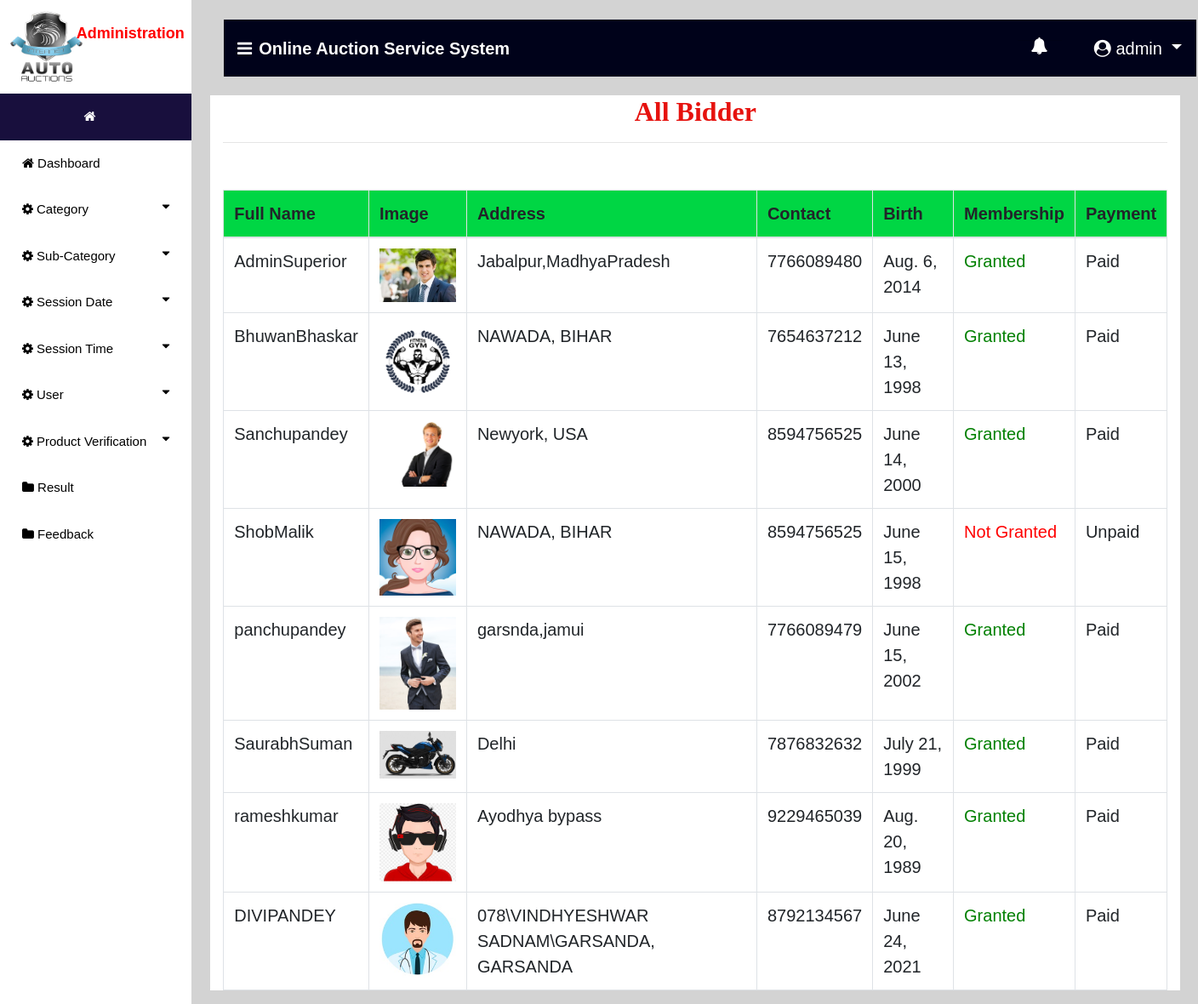
The page /bidder_user (signed in) on the database its author committed.
### auction/models.py (models this page shows, shortened)
class Bidder(models.Model):
    user = models.ForeignKey(User,on_delete=models.CASCADE,null=True)
    dob = models.DateField(null=True)
    address = models.CharField(max_length=100,null=True)
    contact = models.CharField(max_length=10,null=True)
    image = models.FileField(null=True)
    membership = models.ForeignKey(Member_fee,on_delete=models.CASCADE,null=True)

class Member_fee(models.Model):
    fee = models.CharField(max_length=20,null=True)
    def __str__(self):
        return self.fee

### auction/views.py (the view)
# urls.py: path('bidder_user', Bidder_User,name="bidder_user"),
def Bidder_User(request):
    if not request.user.is_staff:
        return redirect('login_user')
    user1 = User.objects.get(id=request.user.id)
    pro=""
    try:
        pro = Bidder.objects.get(user=user1)
        if pro:
            error="pat"
    except:
        pro = Auction_User.objects.get(user=user1)
    error = False
    st = Status.objects.get(status = "pending")
    prod = Bidder.objects.all()
    d = {'error':error,'pro':pro,'data':pro,'prod':prod}
    return render(request, 'new_user.html',d)

### auction/templates/new_user.html (shortened to what this page needs)
{% extends 'navigation3.html' %}
{% block body1 %}
 <div class="container" style="background:white">
<center><h2 style = "font-family : 'Monotype Corsiva' ; color : #E6120E ; font-weight : bold;margin-top:2%">All Bidder</h2></center><hr>
<table class="table table-bordered" id="myTable">
  <thead>
  <tr>
    <th>Full Name</th>
    <th>Image</th>
    <th>Address</th>
    <th>Contact</th>
    <th>Birth</th>
    <th>Membership</th>
    <th>Payment</th>
  </tr>
  </thead>
   <tbody>
{% for i in prod %}
  <tr>
    <td>{{i.user.first_name}}{{i.user.last_name}}</td>
    <td><img src="{{i.image.url}}" style="width:90px"> </td>
    <td>{{i.address}}</td>
    <td>{{i.contact}}</td>
    <td>{{i.dob}}</td>
    {% if i.membership.fee == "Paid" %}
    <td style="color:green">Granted</td>
    {% else %}
    <td style="color:red">Not Granted</td>
    {% endif %}
    <td>{{i.membership}}</td>
  </tr>
{% endfor %}
    </tbody>
</table>
 </div>
{% endblock %}

### auction/templates/navigation3.html (shortened to what this page needs)
{% extends 'navigation2.html' %}
{% block body %}
<nav class="navbar navbar-expand-lg navbar-light" style="margin-left:2%;margin-top:2%;width:99%;background-color:#00021a">
  <a class="navbar-brand" href="#" style="color:white;font-weight:bold"><i class="fa fa-bars" style="margin-right:8px"></i>Online Auction Service System</a>
  {% if request.user.is_staff %}
     <div class="collapse navbar-collapse nav justify-content-end" id="navbarNavDropdown">
      <li class="nav-item dropdown" style="margin-right:3%;color:white;margin-left:600px">
        <a class="nav-link dropdown" style="margin-left:5%;color:white" href="#" id="navbarDropdown" role="button" data-toggle="dropdown" aria-haspopup="true">
          <i class="fa fa-bell" style="top:0;padding-bottom:10px">{{count}}</i>
        </a>
        <hr>
      </li>
  </div>
     {% endif %}
  <div class="collapse navbar-collapse nav justify-content-end" id="navbarNavDropdown">
      <li class="nav-item dropdown" style="margin-right:3%;color:white">
        <a class="nav-link dropdown-toggle" style="color:white;margin-left:5%" href="#" id="navbarDropdown" role="button" data-toggle="dropdown" aria-haspopup="true" aria-expanded="false">
          <i class="fa fa-user-circle"></i> {{request.user.username}}
        </a>
      </li>
  </div>
 </nav>
{% block body1 %}
{% endblock %}
{% endblock %}

### auction/templates/navigation2.html (shortened to what this page needs)
<!DOCTYPE html>
{% load static %}
<html>
<head>
<link rel="stylesheet" href="https://cdnjs.cloudflare.com/ajax/libs/font-awesome/4.7.0/css/font-awesome.min.css">
<link rel="stylesheet" href="https://stackpath.bootstrapcdn.com/bootstrap/4.5.0/css/bootstrap.min.css">
</head>
<body style="background-color:lightgrey;width:100%">
    <div align="center"  class="main" style=";background-color:lightgrey;width:82%;height:100%;margin-top:0%">
    {% block body %}
    {% endblock %}
  </div>
<div class="sidenav" style="top:0; margin-top:0;padding-top:0;position:fixed;height:100%">
   <div class="row" style="padding:10px;float:center" align="center">
     <div class="col-md-4">
            <img src="{% static 'images/logo.png' %}" style="width:90px;height:90px">
     </div>
     <div class="col-md-8" align="left" style="padding:7%">
            <span style="color:red;font-weight:bold;font-size:18px">Administration</span>
     </div>
   </div>
    <div style="padding:0px;background-color:#180f3d;float:center" align="center">
     <a href="{% url 'admin_home' %}" style="float:center;"> <i style="margin-left:40%;color:white" class="fa fa-home"></i> </a>
  </div>
        <a href="{% url 'admin_home' %}"><i class="fa fa-home"></i> Dashboard</a>
    <button class="dropdown1-btn"><i class="fa fa-cog"></i> Category
    <i class="fa fa-caret-down"></i>
  </button>
    <button class="dropdown1-btn"><i class="fa fa-cog"></i> Sub-Category
    <i class="fa fa-caret-down"></i>
  </button>
    <button class="dropdown1-btn"><i class="fa fa-cog"></i> Session Date
    <i class="fa fa-caret-down"></i>
  </button>
    <button class="dropdown1-btn"><i class="fa fa-cog"></i> Session Time
    <i class="fa fa-caret-down"></i>
  </button>
    <button class="dropdown1-btn"><i class="fa fa-cog"></i> User
    <i class="fa fa-caret-down"></i>
  </button>
  <button class="dropdown1-btn"><i class="fa fa-cog"></i> Product Verification
    <i class="fa fa-caret-down"></i>
  </button>
    <a href="{% url 'result' %}"><i class="fa fa-folder"></i> Result</a>
    <a href="{% url 'view_feedback' %}"><i class="fa fa-folder"></i> Feedback</a>
</div>
</body>
</html>

### auction/templates/navigation2.html (style rules this page uses)
thead { background:#00d644; }
body { font-family: "Lato", sans-serif; }
.sidenav { height: 100%; width: 16%; position: fixed; top: 0; left: 0; background-color: white; overflow-x: hidden; }
.sidenav a, .dropdown1-btn { padding: 16px 18px 16px 26px; text-decoration: none; font-size: 15px; color: black; display: block; border: none; background: none; width: 100%; text-align: left; cursor: pointer; outline: none; }
.main { margin-left: 240px; font-size: 20px; }
.fa-caret-down { float: right; padding-right: 8px; }
body { margin:0;font-family:Arial }
.dropdown { float:right; }

### rows shown on the page
Bidder: user.first_name "Admin", user.last_name "Superior", image (picture), address "Jabalpur,MadhyaPradesh", contact "7766089480", dob "Aug. 6, 2014", shows "Granted", membership "Paid"
Bidder: user.first_name "Bhuwan", user.last_name "Bhaskar", image (picture), address "NAWADA, BIHAR", contact "7654637212", dob "June 13, 1998", shows "Granted", membership "Paid"
Bidder: user.first_name "Sanchu", user.last_name "pandey", image (picture), address "Newyork, USA", contact "8594756525", dob "June 14, 2000", shows "Granted", membership "Paid"
Bidder: user.first_name "Shob", user.last_name "Malik", image (picture), address "NAWADA, BIHAR", contact "8594756525", dob "June 15, 1998", shows "Not Granted", membership "Unpaid"
Bidder: user.first_name "panchu", user.last_name "pandey", image (picture), address "garsnda,jamui", contact "7766089479", dob "June 15, 2002", shows "Granted", membership "Paid"
Bidder: user.first_name "Saurabh", user.last_name "Suman", image (picture), address "Delhi", contact "7876832632", dob "July 21, 1999", shows "Granted", membership "Paid"
Bidder: user.first_name "ramesh", user.last_name "kumar", image (picture), address "Ayodhya bypass", contact "9229465039", dob "Aug. 20, 1989", shows "Granted", membership "Paid"
Bidder: user.first_name "DIVI", user.last_name "PANDEY", image (picture), address "078\\VINDHYESHWAR SADNAM\\GARSANDA, GARSANDA", contact "8792134567", dob "June 24, 2021", shows "Granted", membership "Paid"

### other values the page prints
{{ request.user.username }} "admin"
